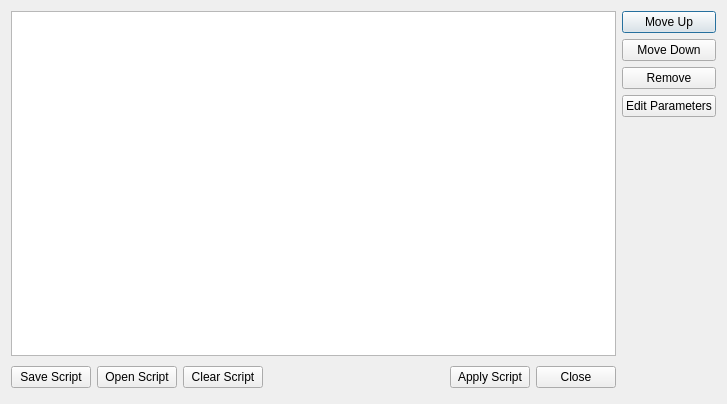
<ui version="4.0" >
 <class>scriptDialog</class>
 <widget class="QDialog" name="scriptDialog" >
  <property name="geometry" >
   <rect>
    <x>0</x>
    <y>0</y>
    <width>727</width>
    <height>404</height>
   </rect>
  </property>
  <property name="windowTitle" >
   <string>Dialog</string>
  </property>
  <layout class="QGridLayout" name="gridLayout" >
   <item row="0" column="0" >
    <widget class="QListWidget" name="scriptListWidget" />
   </item>
   <item row="0" column="1" >
    <layout class="QVBoxLayout" name="verticalLayout" >
     <item>
      <widget class="QPushButton" name="moveUpButton" >
       <property name="text" >
        <string>Move Up</string>
       </property>
      </widget>
     </item>
     <item>
      <widget class="QPushButton" name="moveDownButton" >
       <property name="text" >
        <string>Move Down</string>
       </property>
      </widget>
     </item>
     <item>
      <widget class="QPushButton" name="removeFilterButton" >
       <property name="text" >
        <string>Remove</string>
       </property>
      </widget>
     </item>
     <item>
      <widget class="QPushButton" name="editParameterButton" >
       <property name="text" >
        <string>Edit Parameters</string>
       </property>
      </widget>
     </item>
     <item>
      <spacer name="verticalSpacer" >
       <property name="orientation" >
        <enum>Qt::Vertical</enum>
       </property>
       <property name="sizeHint" stdset="0" >
        <size>
         <width>20</width>
         <height>40</height>
        </size>
       </property>
      </spacer>
     </item>
    </layout>
   </item>
   <item row="1" column="0" >
    <layout class="QHBoxLayout" >
     <item>
      <widget class="QPushButton" name="saveScriptButton" >
       <property name="text" >
        <string>Save Script</string>
       </property>
      </widget>
     </item>
     <item>
      <widget class="QPushButton" name="openScriptButton" >
       <property name="text" >
        <string>Open Script</string>
       </property>
      </widget>
     </item>
     <item>
      <widget class="QPushButton" name="clearScriptButton" >
       <property name="text" >
        <string>Clear Script</string>
       </property>
      </widget>
     </item>
     <item>
      <spacer>
       <property name="orientation" >
        <enum>Qt::Horizontal</enum>
       </property>
       <property name="sizeHint" stdset="0" >
        <size>
         <width>131</width>
         <height>31</height>
        </size>
       </property>
      </spacer>
     </item>
     <item>
      <widget class="QPushButton" name="okButton" >
       <property name="text" >
        <string>Apply Script</string>
       </property>
      </widget>
     </item>
     <item>
      <widget class="QPushButton" name="cancelButton" >
       <property name="text" >
        <string>Close</string>
       </property>
      </widget>
     </item>
    </layout>
   </item>
  </layout>
 </widget>
 <resources/>
 <connections>
  <connection>
   <sender>cancelButton</sender>
   <signal>clicked()</signal>
   <receiver>scriptDialog</receiver>
   <slot>reject()</slot>
   <hints>
    <hint type="sourcelabel" >
     <x>369</x>
     <y>253</y>
    </hint>
    <hint type="destinationlabel" >
     <x>179</x>
     <y>282</y>
    </hint>
   </hints>
  </connection>
 </connections>
</ui>
